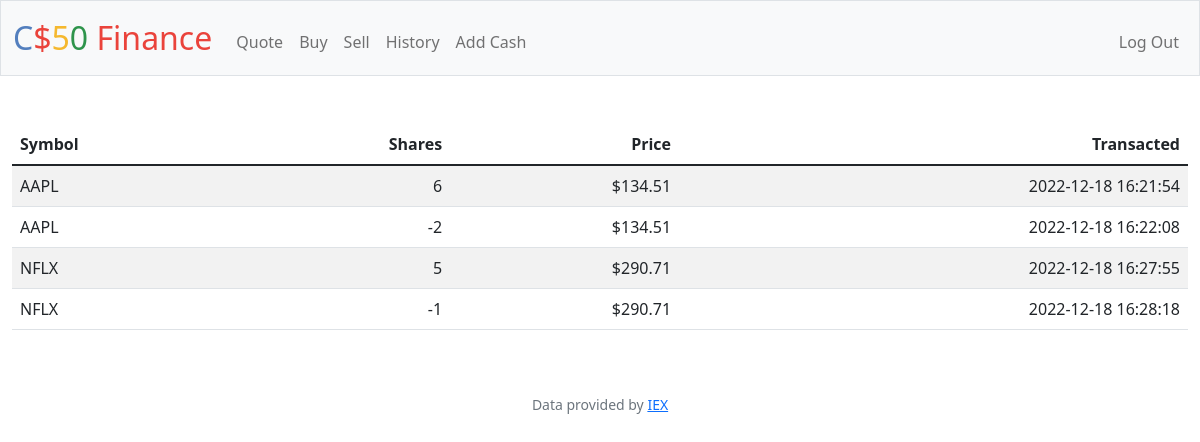
Screenshot of /history (signed in) with the database file from the repository.
### tables this page shows
CREATE TABLE stocks (
user_id INTEGER NOT NULL,
symbol TEXT NOT NULL,
name TEXT NOT NULL,
price REAL NOT NULL, 
shares INTEGER NOT NULL,
datetime TEXT NOT NULL,
FOREIGN KEY(user_id) REFERENCES users(id)
);

### app.py (the view)
@app.route("/history")
@login_required
def history():
    stocks = db.execute("SELECT symbol, name, shares, price, datetime FROM stocks WHERE user_id = ?", session["user_id"])
    if not stocks:
        return apology("No history", 403)
    else:
        for stock in stocks:
            if stock["shares"] > 0:
                stock["status"] = "Bought"
            else:
                stock["status"] = "Sold"
        return render_template("history.html", stocks=stocks)

### app.py (called while the page is built)
@app.after_request
def after_request(response):
    response.headers["Cache-Control"] = "no-cache, no-store, must-revalidate"
    response.headers["Expires"] = 0
    response.headers["Pragma"] = "no-cache"
    return response

### helpers.py (called while the page is built)
def login_required(f):
    @wraps(f)
    def decorated_function(*args, **kwargs):
        if session.get("user_id") is None:
            return redirect("/login")
        return f(*args, **kwargs)
    return decorated_function

def usd(value):
    return f"${value:,.2f}"

### templates/history.html (shortened to what this page needs)
{% extends "layout.html" %}
{% block main %}
 <table class="table table-striped">
    <thead>
        <tr>
            <th class="text-start">Symbol</th>
            <th class="text-end">Shares</th>
            <th class="text-end">Price</th>
            <th class="text-end">Transacted</th>
        </tr>
    </thead>
    <tbody>
      {% for stock in stocks %}
         <tr>
            <td class="text-start">{{ stock["symbol"] }}</td>
            <td class="text-end">{{ stock["shares"] }}</td>
            <td class="text-end">{{ stock["price"] | usd }}</td>
            <td class="text-end">{{ stock["datetime"] }}</td>
         </tr>
      {% endfor %}
    </tbody>
 </table>
{% endblock %}

### templates/layout.html (shortened to what this page needs)
<!DOCTYPE html>
<html lang="en">
    <head>
        <link href="https://cdn.jsdelivr.net/npm/bootstrap@5.1.3/dist/css/bootstrap.min.css" rel="stylesheet">
        <link href="/static/styles.css" rel="stylesheet">
    </head>
    <body>
        <nav class="bg-light border navbar navbar-expand-md navbar-light">
            <div class="container-fluid">
                <a class="navbar-brand" href="/"><span class="blue">C</span><span class="red">$</span><span class="yellow">5</span><span class="green">0</span> <span class="red">Finance</span></a>
                <div class="collapse navbar-collapse" id="navbar">
                    {% if session["user_id"] %}
                        <ul class="navbar-nav me-auto mt-2">
                            <li class="nav-item"><a class="nav-link" href="/quote">Quote</a></li>
                            <li class="nav-item"><a class="nav-link" href="/buy">Buy</a></li>
                            <li class="nav-item"><a class="nav-link" href="/sell">Sell</a></li>
                            <li class="nav-item"><a class="nav-link" href="/history">History</a></li>
                            <li class="nav-item"><a class="nav-link" href="/addcash">Add Cash</a></li>
                        </ul>
                        <ul class="navbar-nav ms-auto mt-2">
                            <li class="nav-item"><a class="nav-link" href="/logout">Log Out</a></li>
                        </ul>
                    {% else %}
                        <ul class="navbar-nav ms-auto mt-2">
                            <li class="nav-item"><a class="nav-link" href="/register">Register</a></li>
                            <li class="nav-item"><a class="nav-link" href="/login">Log In</a></li>
                        </ul>
                    {% endif %}
                </div>
            </div>
        </nav>
        <main class="container-fluid py-5 text-center">
            {% block main %}{% endblock %}
        </main>
        <footer class="mb-5 small text-center text-muted">
            Data provided by <a href="https://iexcloud.io/">IEX</a>
        </footer>
    </body>
</html>

### static/styles.css (style rules this page uses)
nav .navbar-brand { font-size: xx-large; }
nav .navbar-brand .blue { color: #537fbe; }
nav .navbar-brand .red { color: #ea433b; }
nav .navbar-brand .yellow { color: #f5b82e; }
nav .navbar-brand .green { color: #2e944b; }
table { text-align: left; vertical-align: middle }

### rows the page displays
stocks: symbol "AAPL", shares "6", price "$134.51", datetime "2022-12-18 16:21:54"
stocks: symbol "AAPL", shares "-2", price "$134.51", datetime "2022-12-18 16:22:08"
stocks: symbol "NFLX", shares "5", price "$290.71", datetime "2022-12-18 16:27:55"
stocks: symbol "NFLX", shares "-1", price "$290.71", datetime "2022-12-18 16:28:18"
